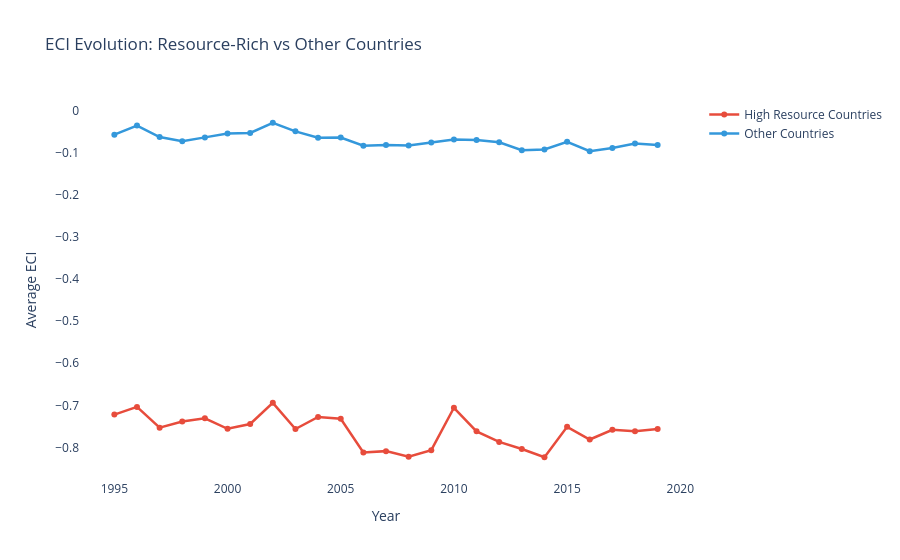

Here is the notebook cell this chart was saved with:
### Markdown cell above
# ECI evolution resource rich vs non resource rich (rest of the world, non selected)

### Code cell
# Compare trajectories
fig = go.Figure()

# high resource countries
high_resource = high_resource_countries_df.groupby('Year')['Economic Complexity Index'].mean()
fig.add_trace(go.Scatter(x=high_resource.index, y=high_resource.values, 
                         mode='lines+markers', name='High Resource Countries',
                         line=dict(color='#E74C3C', width=2.5)))

# non resource countries
non_resource = master[~master['Country Name'].isin(high_resource_countries_df)].groupby('Year')['Economic Complexity Index'].mean()
fig.add_trace(go.Scatter(x=non_resource.index, y=non_resource.values,
                         mode='lines+markers', name='Other Countries',
                         line=dict(color='#3498DB', width=2.5)))

fig.update_layout(title='ECI Evolution: Resource-Rich vs Other Countries',
                  xaxis_title='Year', yaxis_title='Average ECI',
                  plot_bgcolor='white', paper_bgcolor='white')
fig.show()
fig.write_html(r'..\\figures\\summary_stats\\eci_evolution_resource_rich_vs_other.html')

### Figure 1 — Plotly figure (JSON) as saved in the notebook; plotly's stock layout.template omitted (floating-point values rounded to 4 significant figures)
{"data": [{"line": {"color": "#E74C3C", "width": 2.5}, "mode": "lines+markers", "name": "High Resource Countries", "type": "scatter", "x": [1995, 1996, 1997, 1998, 1999, 2000, 2001, 2002, 2003, 2004, 2005, 2006, 2007, 2008, 2009, 2010, 2011, 2012, 2013, 2014, 2015, 2016, 2017, 2018, 2019], "y": [-0.722, -0.7039, -0.7531, -0.7385, -0.731, -0.7557, -0.7444, -0.6941, -0.7563, -0.7278, -0.7321, -0.8122, -0.8089, -0.8223, -0.8066, -0.7058, -0.7619, -0.7871, -0.8039, -0.8234, -0.7512, -0.7813, -0.7583, -0.7615, -0.7563]}, {"line": {"color": "#3498DB", "width": 2.5}, "mode": "lines+markers", "name": "Other Countries", "type": "scatter", "x": [1995, 1996, 1997, 1998, 1999, 2000, 2001, 2002, 2003, 2004, 2005, 2006, 2007, 2008, 2009, 2010, 2011, 2012, 2013, 2014, 2015, 2016, 2017, 2018, 2019], "y": [-0.05679, -0.03504, -0.06238, -0.07212, -0.06319, -0.05412, -0.05275, -0.02839, -0.04887, -0.06403, -0.06368, -0.08302, -0.08151, -0.08258, -0.07523, -0.06841, -0.06965, -0.0748, -0.09373, -0.09209, -0.07358, -0.09605, -0.08856, -0.07782, -0.0812]}], "layout": {"paper_bgcolor": "white", "plot_bgcolor": "white", "title": {"text": "ECI Evolution: Resource-Rich vs Other Countries"}, "xaxis": {"title": {"text": "Year"}}, "yaxis": {"title": {"text": "Average ECI"}}}}
